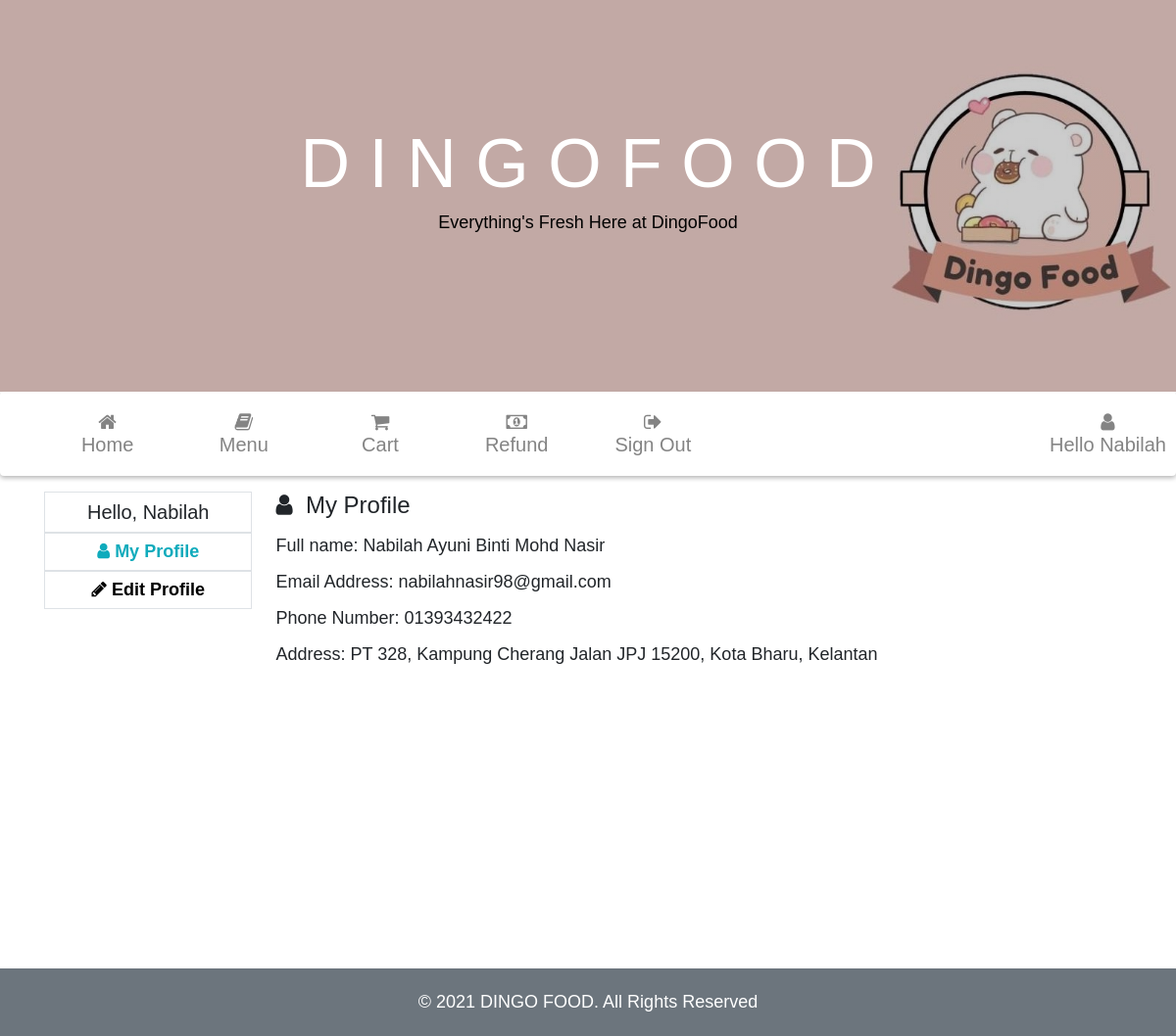
The app's page /ApplicationLayer/ManageCustomerInterface/customerProfile.php (signed in) with its own data.
### tables this page shows
CREATE TABLE `customer` (
  `customer_id` int(10) NOT NULL,
  `customer_name` varchar(30) NOT NULL,
  `customer_email` varchar(30) NOT NULL,
  `customer_phoneNo` varchar(20) NOT NULL,
  `customer_address` varchar(255) NOT NULL,
  `username` varchar(30) NOT NULL,
  `password` varchar(30) NOT NULL
);

### libs/profileDB.php (called while the page is built, shortened)
<?php
class Database
{
  private $host = DB_HOST;
  private $user = DB_USER;
  private $pass = DB_PASS;
  private $dbname = DB_NAME;
  private $dbh;
  private $stmt;
  public function __construct()
  {
    $dsn = 'mysql:host=' . $this->host . ';dbname=' . $this->dbname;
    $options = array(
      PDO::ATTR_PERSISTENT => true,
      PDO::ATTR_ERRMODE => PDO::ERRMODE_EXCEPTION
    );
    try {
      $this->dbh = new PDO($dsn, $this->user, $this->pass, $options);
    } catch (PDOException $e) {
      $this->error = $e->getMessage();
      echo $this->error;
    }
  }
  public function query($sql)
  {
    $this->stmt = $this->dbh->prepare($sql);
  }
  public function bind($param, $value, $type = null)
  {
    if (is_null($type)) {
      switch (true) {
        default:
          $type = PDO::PARAM_STR;
      }
    }
    $this->stmt->bindValue($param, $value, $type);
  }
  public function execute()
  {
    return $this->stmt->execute();
  }
  public function single()
  {
    $this->execute();
    return $this->stmt->fetch(PDO::FETCH_OBJ);
  }
}

### libs/Controller.php (called while the page is built, shortened)
<?php
class Controller
{
  public function model($model)
  {
    return new $model();
  }
}

### BusinessServiceLayer/controller/customerProfileController.php (called while the page is built, shortened)
<?php
require_once '../../libs/Controller.php';
require_once '../../BusinessServiceLayer/model/customerProfileModel.php';
class customerProfileController extends Controller
{
  public function my()
  {
    $this->userModel = $this->model("customerProfileModel");
    $customer = $this->userModel->getUserById($_SESSION['customer_id']);
    $data = [
      'customer_name' => $customer->customer_name,
      'customer_email' => $customer->customer_email,
      'customer_phoneNo' => $customer->customer_phoneNo,
      'customer_address' => $customer->customer_address,
      'username' => $customer->username,
      'password' => $customer->password
    ];
    return $data;
  }
}

### BusinessServiceLayer/model/customerProfileModel.php (called while the page is built, shortened)
<?php
require_once '../../libs/profileDB.php';
class CustomerProfileModel
{
  private $db;
  public function __construct()
  {
    $this->db = new Database;
  }
  public function getUserById($customer_id)
  {
    $this->db->query('SELECT * FROM customer WHERE customer_id = :customer_id');
    $this->db->bind(':customer_id', $customer_id);
    $row = $this->db->single();
    return $row;
  }
}

### ApplicationLayer/ManageCustomerInterface/customerProfile.php (the view, shortened to what this page needs)
<?php
require_once '../../BusinessServiceLayer/controller/customerProfileController.php';
$customer = new customerProfileController();
$data = $customer->my();
$name = $_SESSION['username'];
?>
<!DOCTYPE html>
<html lang="en" >
<head>
    <link rel="stylesheet" href="https://cdnjs.cloudflare.com/ajax/libs/meyer-reset/2.0/reset.min.css">
    <link rel='stylesheet' href='https://maxcdn.bootstrapcdn.com/font-awesome/4.3.0/css/font-awesome.min.css'>
    <link href="http://cdnjs.cloudflare.com/ajax/libs/font-awesome/4.3.0/css/font-awesome.css"
        rel="stylesheet"  type='text/css'>
        <link href="/Project/vendor/bootstrap/css/bootstrap.min.css" rel="stylesheet">
    <link rel="stylesheet" href="/Project/css/home.css">
    <link rel="stylesheet" href="/Project/css/profile.css">
</head>
<body>
  <div class="hero-image">
  <div class="hero-text">
    <h1 style="font-size:70px">D I N G O F O O D</h1>
    <p style="color: black">Everything's Fresh Here at DingoFood</p><br>
  </div>
</div>
  <div id="menu-nav">
  <div style="list-style-type: none;" id="navigation-bar">
    <ul>
                <li><a href="/Project/ApplicationLayer/ManageCustomerInterface/home.php"><i class="fa fa-home"></i><span>Home</span></a></li>
                <li><a href="/Project/ApplicationLayer/ManageMenuInterface/viewMenu.php"><i class="fa fa-book"></i><span>Menu</span></a></li>
                <li><a href="/Project/ApplicationLayer/ManageOrderInterface/cart.php"><i class="fa fa-shopping-cart"></i><span>Cart</span></a></li>
                <li><a href="/Project/ApplicationLayer/ManageRefundInterface/refundList.php"><i class="fa fa-money"></i><span>Refund</span></a></li>
                <li><a href="/Project/ApplicationLayer/ManageCustomerInterface/logout.php" onclick="return confirm('Are you sure you want to sign out?')"><i class="fa fa-sign-out"></i><span>Sign Out</span></a></li>
                <a href="/Project/ApplicationLayer/ManageCustomerInterface/customerProfile.php" id="topnav-right"><i class="fa fa-user"></i><span>Hello <?php echo $name; ?></span></a>
            </ul>
  </div>
</div>
<div class="container">
    <div id="customer-profile">
      <div id="customer-nav" class="text-center">
        <div class="border w-100">
          <h5 class=" mt-2">Hello, <?php echo $name  ?></h5>
        </div>
        <div class="border w-100 py-2">
          <a class="cust-nav-active" href="customerProfile.php"><i class="fa fa-user" aria-hidden="true"></i>
            My Profile</a>
        </div>
        <div class="border w-100 py-2">
          <a class="cust-nav" href="customerProfileEdit.php"> <i class="fa fa-pencil" aria-hidden="true"></i>
            Edit Profile</a>
        </div>
      </div>
      <div id="customer-details" class="mx-4">
        <h4><i class="fa fa-user"></i>&nbsp My Profile</h4>
        <div id="customer-details-info" class=" mt-3">
          <p>Full name: <strong><?php echo $data["customer_name"]; ?></strong></p>
          <p>Email Address: <strong><?php echo $data["customer_email"] ?></strong></p>
          <p>Phone Number: <strong><?php echo $data["customer_phoneNo"] ?></strong></p>
          <p>Address: <strong><?php echo $data["customer_address"] ?></strong></p>
        </div>
      </div>
    </div>
  </div>
<br><br><br><br><br><br><br><br><br><br><br><br><br><br>
    <footer class="p-4 mb-0 bg-secondary">
     <div class="container">
       <p class="m-0 text-center text-white">&copy; 2021 DINGO FOOD. All Rights Reserved</p>
     </div>
  </footer>
</body>
</html>

### css/home.css (style rules this page uses)
body { background: white; font: normal 300 18px "Roboto", sans-serif; }
#menu-nav { background-color: white; border-radius: 4px; box-shadow: 0 2px 5px rgba(0, 0, 0, 0.3); }
#navigation-bar ul { border-radius: 4px; overflow: hidden; }
#navigation-bar li { float: left; width: 12%; }
#navigation-bar a { color: #848484; font-size: 20px; text-decoration: none; text-align: center; padding: 20px 0; display: block; position: relative; transition: all 0.3s ease; }
#navigation-bar a::before { content: ""; transition: all 0.4s ease-in-out; position: absolute; right: 50%; left: 50%; bottom: 0; height: 2px; background-color: #e74c3c; }
#navigation-bar span { display: block; }
#topnav-right { float: right; margin-right : 10px; }

### css/profile.css (style rules this page uses)
#customer-profile { display: flex; align-items: flex-start; }
#customer-nav { flex-basis: 20%; display: flex; justify-content: center; align-items: center; flex-direction: column; }
a { text-decoration: none; color: black; }
#customer-details { flex-basis: 80%; flex-direction: column; }
.cust-nav { font-weight: 600; color: black; }
.cust-nav-active { font-weight: 600; color: #0fabbc; }
#customer-details-info { background-color: white; align-items: stretch; }

### ApplicationLayer/ManageCustomerInterface/customerProfile.php (style rules this page uses)
body, html { height: 100%; margin: 0; font-family: Arial, Helvetica, sans-serif; }
.hero-image { background-image: linear-gradient(rgba(0, 0, 0, 0.2), rgba(0, 0, 0, 0.2)), url("/Project/img/dingoLogo4.jfif"); height: 50%; background-position: center; background-repeat: no-repeat; background-size: cover; position: relative; }
.hero-text { text-align: center; position: absolute; top: 50%; left: 50%; transform: translate(-50%, -50%); color: white; }
ul { list-style-type: none; }

### records on screen
customer: customer_name "Nabilah Ayuni Binti Mohd Nasir", customer_email "nabilahnasir98@gmail.com", customer_phoneNo "01393432422", customer_address "PT 328, Kampung Cherang Jalan JPJ 15200, Kota Bharu, Kelantan"

### other values on screen
$name "Nabilah"
